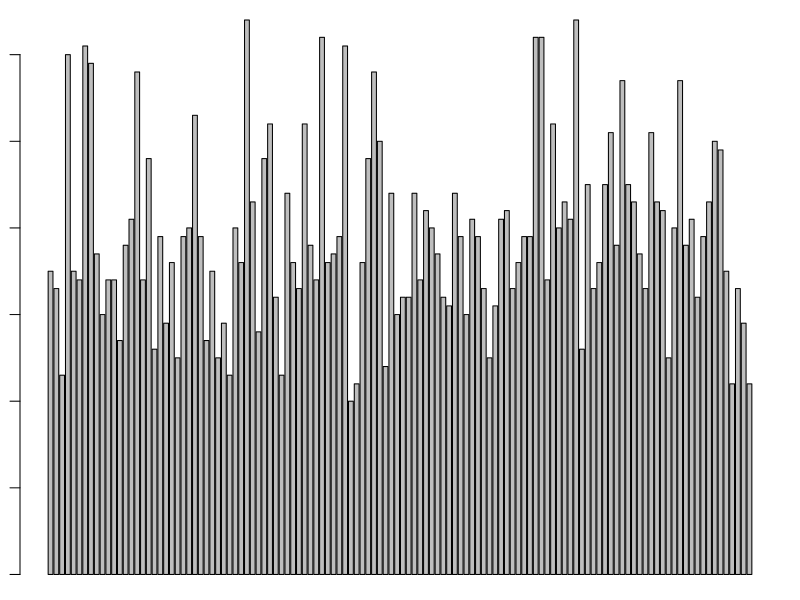
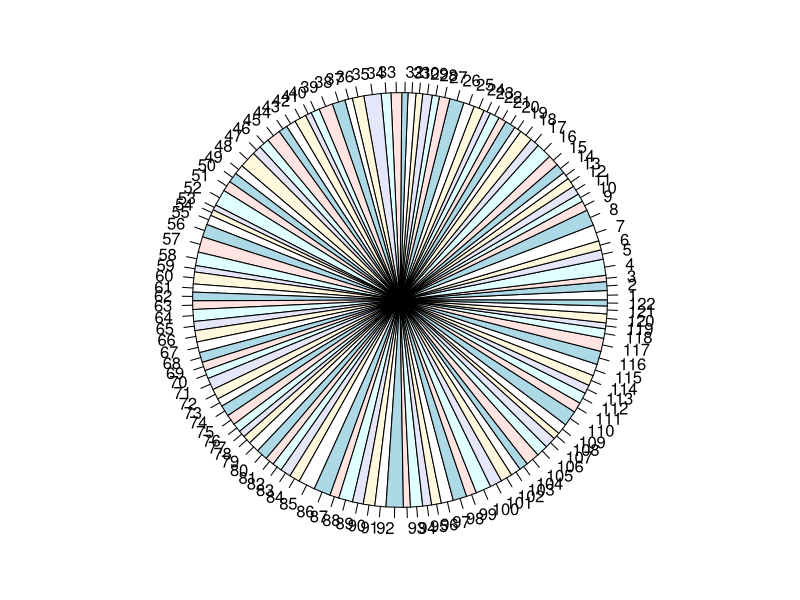
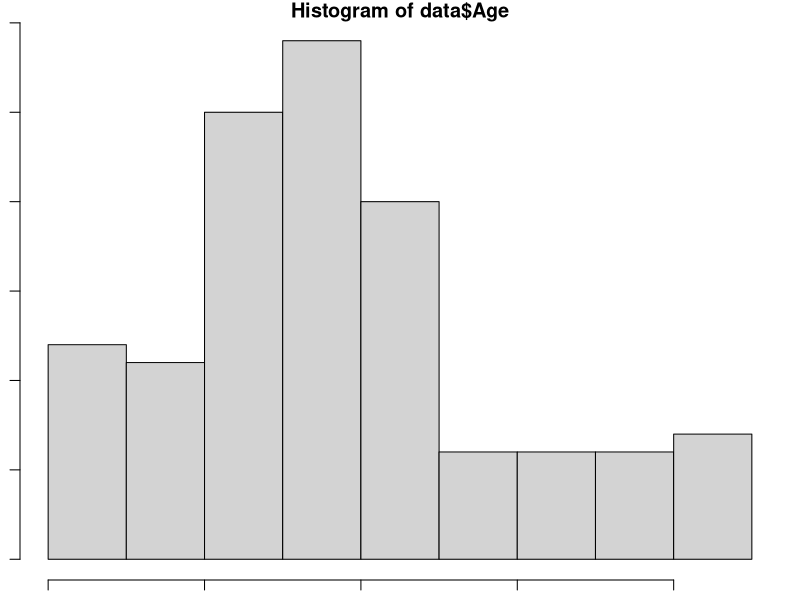
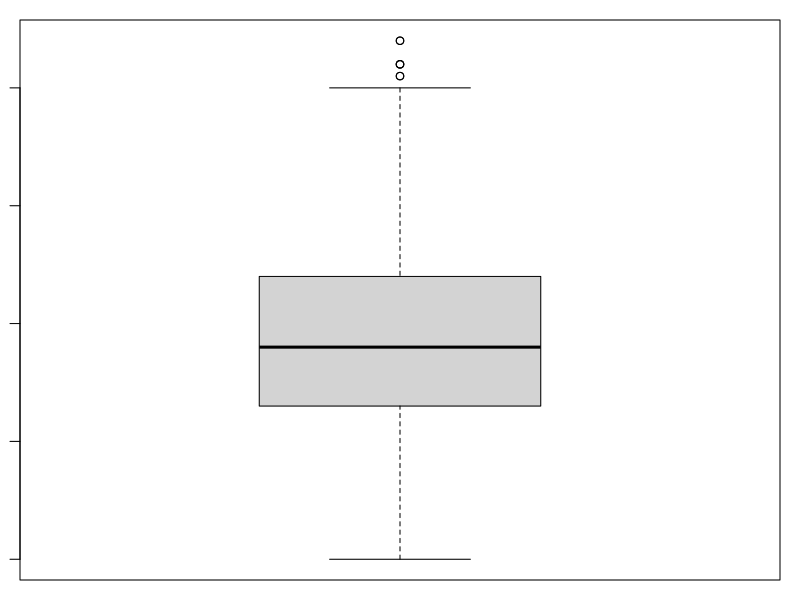
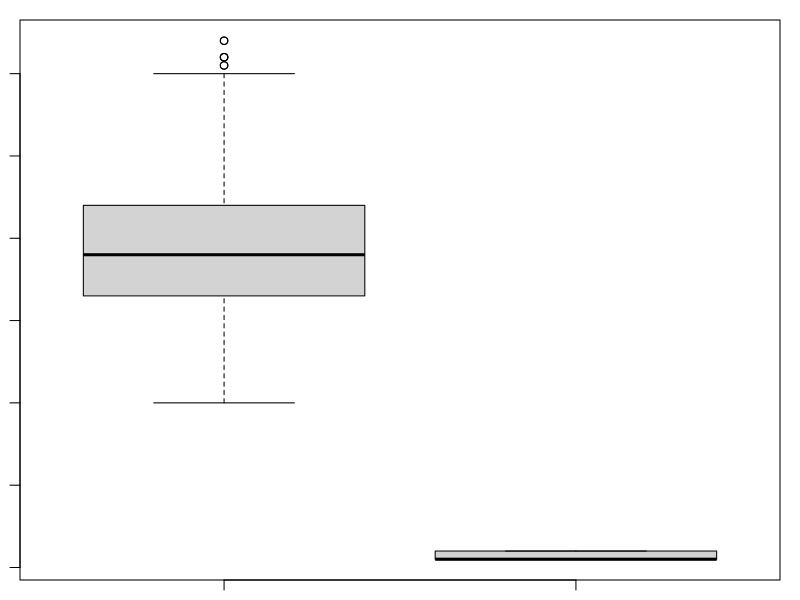

Generate these figures, in order, with R:
## ---- chunk 1
knitr::opts_chunk$set(echo = TRUE)
## ---- chunk 2
library(readxl)
setwd("~/USA/bf assignment")
data <- read_excel("./Typical_Employee_Survey_Data.xlsx",col_names = TRUE)
## ---- chunk 3
names(data)
## ---- chunk 4
ncol(data)

nrow(data)
dim(data)
head(data)
tail(data)
str(data)
class(data$Gender)
data$Gender <- as.factor(data$Gender)
class(data$Gender)
data$Gender <- as.factor(data$Gender)
class(data$Gender)
str(data)      
data$Age
data[2]
data[c("Age")]
data[2:3]
data[c("Age","Gender")]
data[2,]
data[2:3,c("Age")]
#data[2:3,2:]
data$Gender
table(data$Gender)
table(data$Age,data$Gender)
data[order(data$Age),]
par(mar=c(1,1,1,1))
barplot(data$Age)
pie(data$Age)
stem(data$Age)
hist(data$Age)
boxplot(data$Age)
boxplot(data$Age,data$Gender)
min(data$Age)
StatRange = max(data$Age) - min(data$Age)
mean(data$Age)
sd(data$Age)
var(data$Age)
sqrt(var(data$Age))
fivenum(data$Age)
IQR(data$Age)
quantile(data$Age)
summary(data$Age)
boxplot.stats(data$Age)
boxplot.stats(data$Age)$out
summary(data)
by(data$Age,data$Gender,mean)
by(data$Age,data$Gender,sd)
by(data$Age,data$Gender,summary)
aggregate(data$Age,list("Type" = data$Gender),median)
aggregate(data$Age,list("Type" = data$Gender),summary)

